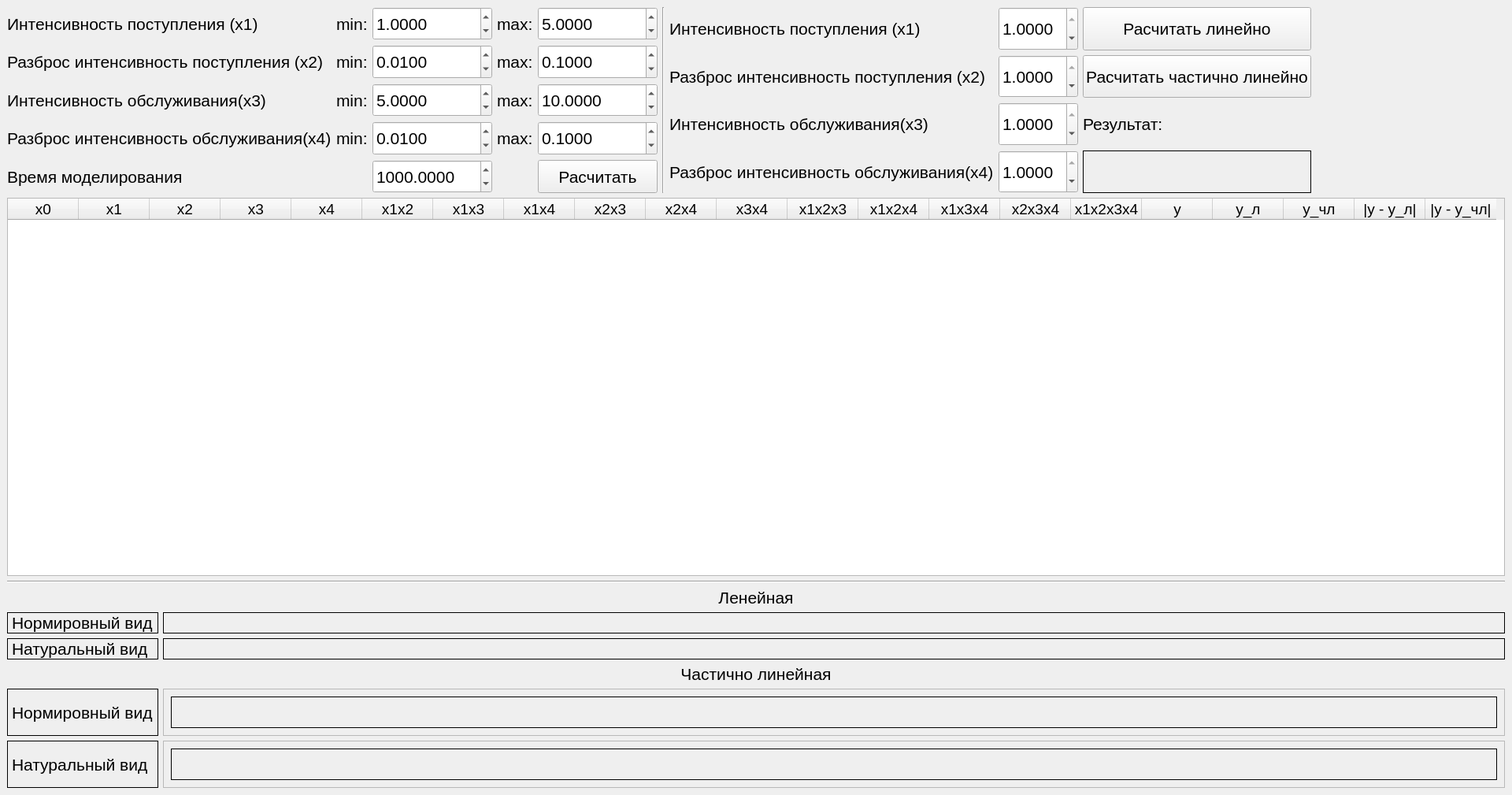
<?xml version="1.0" encoding="UTF-8"?>
<ui version="4.0">
 <class>MainWindow</class>
 <widget class="QMainWindow" name="MainWindow">
  <property name="geometry">
   <rect>
    <x>0</x>
    <y>0</y>
    <width>1920</width>
    <height>1009</height>
   </rect>
  </property>
  <property name="sizePolicy">
   <sizepolicy hsizetype="Minimum" vsizetype="Minimum">
    <horstretch>0</horstretch>
    <verstretch>0</verstretch>
   </sizepolicy>
  </property>
  <property name="maximumSize">
   <size>
    <width>9999</width>
    <height>9999</height>
   </size>
  </property>
  <property name="windowTitle">
   <string>ПЭ ЛР№2 Вариант 2 (равномерный, равномерный)</string>
  </property>
  <widget class="QWidget" name="centralwidget">
   <layout class="QVBoxLayout" name="verticalLayout">
    <item>
     <layout class="QHBoxLayout" name="horizontalLayout">
      <item>
       <layout class="QGridLayout" name="gridLayout">
        <property name="sizeConstraint">
         <enum>QLayout::SetMinimumSize</enum>
        </property>
        <item row="1" column="2">
         <widget class="QDoubleSpinBox" name="x2MinSB">
          <property name="sizePolicy">
           <sizepolicy hsizetype="Minimum" vsizetype="Minimum">
            <horstretch>0</horstretch>
            <verstretch>0</verstretch>
           </sizepolicy>
          </property>
          <property name="font">
           <font>
            <pointsize>16</pointsize>
           </font>
          </property>
          <property name="decimals">
           <number>4</number>
          </property>
          <property name="maximum">
           <double>9999999.000000000000000</double>
          </property>
          <property name="singleStep">
           <double>0.100000000000000</double>
          </property>
          <property name="value">
           <double>0.010000000000000</double>
          </property>
         </widget>
        </item>
        <item row="2" column="4">
         <widget class="QDoubleSpinBox" name="x3MaxSB">
          <property name="sizePolicy">
           <sizepolicy hsizetype="Minimum" vsizetype="Minimum">
            <horstretch>0</horstretch>
            <verstretch>0</verstretch>
           </sizepolicy>
          </property>
          <property name="font">
           <font>
            <pointsize>16</pointsize>
           </font>
          </property>
          <property name="decimals">
           <number>4</number>
          </property>
          <property name="maximum">
           <double>9999999.000000000000000</double>
          </property>
          <property name="singleStep">
           <double>0.100000000000000</double>
          </property>
          <property name="value">
           <double>10.000000000000000</double>
          </property>
         </widget>
        </item>
        <item row="1" column="1">
         <widget class="QLabel" name="label_12">
          <property name="sizePolicy">
           <sizepolicy hsizetype="Minimum" vsizetype="Minimum">
            <horstretch>0</horstretch>
            <verstretch>0</verstretch>
           </sizepolicy>
          </property>
          <property name="font">
           <font>
            <pointsize>16</pointsize>
           </font>
          </property>
          <property name="text">
           <string>min:</string>
          </property>
         </widget>
        </item>
        <item row="3" column="4">
         <widget class="QDoubleSpinBox" name="x4MaxSB">
          <property name="sizePolicy">
           <sizepolicy hsizetype="Minimum" vsizetype="Minimum">
            <horstretch>0</horstretch>
            <verstretch>0</verstretch>
           </sizepolicy>
          </property>
          <property name="font">
           <font>
            <pointsize>16</pointsize>
           </font>
          </property>
          <property name="decimals">
           <number>4</number>
          </property>
          <property name="maximum">
           <double>9999999.000000000000000</double>
          </property>
          <property name="singleStep">
           <double>0.100000000000000</double>
          </property>
          <property name="value">
           <double>0.100000000000000</double>
          </property>
         </widget>
        </item>
        <item row="1" column="3">
         <widget class="QLabel" name="label_16">
          <property name="sizePolicy">
           <sizepolicy hsizetype="Minimum" vsizetype="Minimum">
            <horstretch>0</horstretch>
            <verstretch>0</verstretch>
           </sizepolicy>
          </property>
          <property name="font">
           <font>
            <pointsize>16</pointsize>
           </font>
          </property>
          <property name="text">
           <string>max:</string>
          </property>
         </widget>
        </item>
        <item row="2" column="1">
         <widget class="QLabel" name="label_13">
          <property name="sizePolicy">
           <sizepolicy hsizetype="Minimum" vsizetype="Minimum">
            <horstretch>0</horstretch>
            <verstretch>0</verstretch>
           </sizepolicy>
          </property>
          <property name="font">
           <font>
            <pointsize>16</pointsize>
           </font>
          </property>
          <property name="text">
           <string>min:</string>
          </property>
         </widget>
        </item>
        <item row="3" column="3">
         <widget class="QLabel" name="label_18">
          <property name="sizePolicy">
           <sizepolicy hsizetype="Minimum" vsizetype="Minimum">
            <horstretch>0</horstretch>
            <verstretch>0</verstretch>
           </sizepolicy>
          </property>
          <property name="font">
           <font>
            <pointsize>16</pointsize>
           </font>
          </property>
          <property name="text">
           <string>max:</string>
          </property>
         </widget>
        </item>
        <item row="1" column="4">
         <widget class="QDoubleSpinBox" name="x2MaxSB">
          <property name="sizePolicy">
           <sizepolicy hsizetype="Minimum" vsizetype="Minimum">
            <horstretch>0</horstretch>
            <verstretch>0</verstretch>
           </sizepolicy>
          </property>
          <property name="font">
           <font>
            <pointsize>16</pointsize>
           </font>
          </property>
          <property name="decimals">
           <number>4</number>
          </property>
          <property name="maximum">
           <double>9999999.000000000000000</double>
          </property>
          <property name="singleStep">
           <double>0.100000000000000</double>
          </property>
          <property name="value">
           <double>0.100000000000000</double>
          </property>
         </widget>
        </item>
        <item row="2" column="2">
         <widget class="QDoubleSpinBox" name="x3MinSB">
          <property name="sizePolicy">
           <sizepolicy hsizetype="Minimum" vsizetype="Minimum">
            <horstretch>0</horstretch>
            <verstretch>0</verstretch>
           </sizepolicy>
          </property>
          <property name="font">
           <font>
            <pointsize>16</pointsize>
           </font>
          </property>
          <property name="decimals">
           <number>4</number>
          </property>
          <property name="maximum">
           <double>9999999.000000000000000</double>
          </property>
          <property name="singleStep">
           <double>0.100000000000000</double>
          </property>
          <property name="value">
           <double>5.000000000000000</double>
          </property>
         </widget>
        </item>
        <item row="2" column="0">
         <widget class="QLabel" name="label_2">
          <property name="sizePolicy">
           <sizepolicy hsizetype="Minimum" vsizetype="Minimum">
            <horstretch>0</horstretch>
            <verstretch>0</verstretch>
           </sizepolicy>
          </property>
          <property name="font">
           <font>
            <pointsize>16</pointsize>
           </font>
          </property>
          <property name="text">
           <string>Интенсивность обслуживания(x3)</string>
          </property>
         </widget>
        </item>
        <item row="0" column="3">
         <widget class="QLabel" name="label_11">
          <property name="sizePolicy">
           <sizepolicy hsizetype="Minimum" vsizetype="Minimum">
            <horstretch>0</horstretch>
            <verstretch>0</verstretch>
           </sizepolicy>
          </property>
          <property name="font">
           <font>
            <pointsize>16</pointsize>
           </font>
          </property>
          <property name="text">
           <string>max:</string>
          </property>
         </widget>
        </item>
        <item row="2" column="3">
         <widget class="QLabel" name="label_17">
          <property name="sizePolicy">
           <sizepolicy hsizetype="Minimum" vsizetype="Minimum">
            <horstretch>0</horstretch>
            <verstretch>0</verstretch>
           </sizepolicy>
          </property>
          <property name="font">
           <font>
            <pointsize>16</pointsize>
           </font>
          </property>
          <property name="text">
           <string>max:</string>
          </property>
         </widget>
        </item>
        <item row="0" column="1">
         <widget class="QLabel" name="label_9">
          <property name="sizePolicy">
           <sizepolicy hsizetype="Minimum" vsizetype="Minimum">
            <horstretch>0</horstretch>
            <verstretch>0</verstretch>
           </sizepolicy>
          </property>
          <property name="font">
           <font>
            <pointsize>16</pointsize>
           </font>
          </property>
          <property name="text">
           <string>min:</string>
          </property>
         </widget>
        </item>
        <item row="4" column="2">
         <widget class="QDoubleSpinBox" name="mTimeSB">
          <property name="sizePolicy">
           <sizepolicy hsizetype="Minimum" vsizetype="Minimum">
            <horstretch>0</horstretch>
            <verstretch>0</verstretch>
           </sizepolicy>
          </property>
          <property name="font">
           <font>
            <pointsize>16</pointsize>
           </font>
          </property>
          <property name="decimals">
           <number>4</number>
          </property>
          <property name="maximum">
           <double>9999999.000000000000000</double>
          </property>
          <property name="singleStep">
           <double>0.100000000000000</double>
          </property>
          <property name="value">
           <double>1000.000000000000000</double>
          </property>
         </widget>
        </item>
        <item row="4" column="0">
         <widget class="QLabel" name="label_20">
          <property name="sizePolicy">
           <sizepolicy hsizetype="Minimum" vsizetype="Minimum">
            <horstretch>0</horstretch>
            <verstretch>0</verstretch>
           </sizepolicy>
          </property>
          <property name="font">
           <font>
            <pointsize>16</pointsize>
           </font>
          </property>
          <property name="text">
           <string>Время моделирования</string>
          </property>
         </widget>
        </item>
        <item row="4" column="4">
         <widget class="QPushButton" name="countPB">
          <property name="sizePolicy">
           <sizepolicy hsizetype="Minimum" vsizetype="Minimum">
            <horstretch>0</horstretch>
            <verstretch>0</verstretch>
           </sizepolicy>
          </property>
          <property name="font">
           <font>
            <pointsize>16</pointsize>
           </font>
          </property>
          <property name="text">
           <string>Расчитать</string>
          </property>
         </widget>
        </item>
        <item row="0" column="0">
         <widget class="QLabel" name="label">
          <property name="sizePolicy">
           <sizepolicy hsizetype="Minimum" vsizetype="Minimum">
            <horstretch>0</horstretch>
            <verstretch>0</verstretch>
           </sizepolicy>
          </property>
          <property name="font">
           <font>
            <pointsize>16</pointsize>
           </font>
          </property>
          <property name="text">
           <string>Интенсивность поступления (x1)</string>
          </property>
         </widget>
        </item>
        <item row="3" column="1">
         <widget class="QLabel" name="label_15">
          <property name="sizePolicy">
           <sizepolicy hsizetype="Minimum" vsizetype="Minimum">
            <horstretch>0</horstretch>
            <verstretch>0</verstretch>
           </sizepolicy>
          </property>
          <property name="font">
           <font>
            <pointsize>16</pointsize>
           </font>
          </property>
          <property name="text">
           <string>min:</string>
          </property>
         </widget>
        </item>
        <item row="0" column="4">
         <widget class="QDoubleSpinBox" name="x1MaxSB">
          <property name="sizePolicy">
           <sizepolicy hsizetype="Minimum" vsizetype="Minimum">
            <horstretch>0</horstretch>
            <verstretch>0</verstretch>
           </sizepolicy>
          </property>
          <property name="font">
           <font>
            <pointsize>16</pointsize>
           </font>
          </property>
          <property name="decimals">
           <number>4</number>
          </property>
          <property name="maximum">
           <double>9999999.000000000000000</double>
          </property>
          <property name="singleStep">
           <double>0.100000000000000</double>
          </property>
          <property name="value">
           <double>5.000000000000000</double>
          </property>
         </widget>
        </item>
        <item row="1" column="0">
         <widget class="QLabel" name="label_3">
          <property name="sizePolicy">
           <sizepolicy hsizetype="Minimum" vsizetype="Minimum">
            <horstretch>0</horstretch>
            <verstretch>0</verstretch>
           </sizepolicy>
          </property>
          <property name="font">
           <font>
            <pointsize>16</pointsize>
           </font>
          </property>
          <property name="text">
           <string>Разброс интенсивность поступления (x2)</string>
          </property>
         </widget>
        </item>
        <item row="3" column="0">
         <widget class="QLabel" name="label_19">
          <property name="sizePolicy">
           <sizepolicy hsizetype="Minimum" vsizetype="Minimum">
            <horstretch>0</horstretch>
            <verstretch>0</verstretch>
           </sizepolicy>
          </property>
          <property name="font">
           <font>
            <pointsize>16</pointsize>
           </font>
          </property>
          <property name="text">
           <string>Разброс интенсивность обслуживания(x4)</string>
          </property>
         </widget>
        </item>
        <item row="0" column="2">
         <widget class="QDoubleSpinBox" name="x1MinSB">
          <property name="sizePolicy">
           <sizepolicy hsizetype="Minimum" vsizetype="Minimum">
            <horstretch>0</horstretch>
            <verstretch>0</verstretch>
           </sizepolicy>
          </property>
          <property name="font">
           <font>
            <pointsize>16</pointsize>
           </font>
          </property>
          <property name="decimals">
           <number>4</number>
          </property>
          <property name="maximum">
           <double>9999999.000000000000000</double>
          </property>
          <property name="singleStep">
           <double>0.100000000000000</double>
          </property>
          <property name="value">
           <double>1.000000000000000</double>
          </property>
         </widget>
        </item>
        <item row="3" column="2">
         <widget class="QDoubleSpinBox" name="x4MinSB">
          <property name="sizePolicy">
           <sizepolicy hsizetype="Minimum" vsizetype="Minimum">
            <horstretch>0</horstretch>
            <verstretch>0</verstretch>
           </sizepolicy>
          </property>
          <property name="font">
           <font>
            <pointsize>16</pointsize>
           </font>
          </property>
          <property name="decimals">
           <number>4</number>
          </property>
          <property name="maximum">
           <double>9999999.000000000000000</double>
          </property>
          <property name="singleStep">
           <double>0.100000000000000</double>
          </property>
          <property name="value">
           <double>0.010000000000000</double>
          </property>
         </widget>
        </item>
       </layout>
      </item>
      <item>
       <widget class="Line" name="line">
        <property name="orientation">
         <enum>Qt::Vertical</enum>
        </property>
       </widget>
      </item>
      <item>
       <layout class="QGridLayout" name="gridLayout_3">
        <property name="sizeConstraint">
         <enum>QLayout::SetMinimumSize</enum>
        </property>
        <item row="2" column="0">
         <widget class="QLabel" name="label_4">
          <property name="sizePolicy">
           <sizepolicy hsizetype="Minimum" vsizetype="Minimum">
            <horstretch>0</horstretch>
            <verstretch>0</verstretch>
           </sizepolicy>
          </property>
          <property name="font">
           <font>
            <pointsize>16</pointsize>
           </font>
          </property>
          <property name="text">
           <string>Интенсивность обслуживания(x3)</string>
          </property>
         </widget>
        </item>
        <item row="0" column="2">
         <widget class="QPushButton" name="checkLinPB">
          <property name="sizePolicy">
           <sizepolicy hsizetype="Minimum" vsizetype="Minimum">
            <horstretch>0</horstretch>
            <verstretch>0</verstretch>
           </sizepolicy>
          </property>
          <property name="font">
           <font>
            <pointsize>16</pointsize>
           </font>
          </property>
          <property name="text">
           <string>Расчитать линейно</string>
          </property>
         </widget>
        </item>
        <item row="3" column="2">
         <widget class="QLabel" name="checkResL">
          <property name="font">
           <font>
            <pointsize>16</pointsize>
           </font>
          </property>
          <property name="frameShape">
           <enum>QFrame::Box</enum>
          </property>
          <property name="text">
           <string/>
          </property>
         </widget>
        </item>
        <item row="1" column="1">
         <widget class="QDoubleSpinBox" name="x2CheckSB">
          <property name="sizePolicy">
           <sizepolicy hsizetype="Minimum" vsizetype="Minimum">
            <horstretch>0</horstretch>
            <verstretch>0</verstretch>
           </sizepolicy>
          </property>
          <property name="font">
           <font>
            <pointsize>16</pointsize>
           </font>
          </property>
          <property name="decimals">
           <number>4</number>
          </property>
          <property name="minimum">
           <double>-1.000000000000000</double>
          </property>
          <property name="maximum">
           <double>1.000000000000000</double>
          </property>
          <property name="singleStep">
           <double>0.100000000000000</double>
          </property>
          <property name="value">
           <double>1.000000000000000</double>
          </property>
         </widget>
        </item>
        <item row="0" column="1">
         <widget class="QDoubleSpinBox" name="x1CheckSB">
          <property name="sizePolicy">
           <sizepolicy hsizetype="Minimum" vsizetype="Minimum">
            <horstretch>0</horstretch>
            <verstretch>0</verstretch>
           </sizepolicy>
          </property>
          <property name="font">
           <font>
            <pointsize>16</pointsize>
           </font>
          </property>
          <property name="decimals">
           <number>4</number>
          </property>
          <property name="minimum">
           <double>-1.000000000000000</double>
          </property>
          <property name="maximum">
           <double>1.000000000000000</double>
          </property>
          <property name="singleStep">
           <double>0.100000000000000</double>
          </property>
          <property name="value">
           <double>1.000000000000000</double>
          </property>
         </widget>
        </item>
        <item row="3" column="1">
         <widget class="QDoubleSpinBox" name="x4CheckSB">
          <property name="sizePolicy">
           <sizepolicy hsizetype="Minimum" vsizetype="Minimum">
            <horstretch>0</horstretch>
            <verstretch>0</verstretch>
           </sizepolicy>
          </property>
          <property name="font">
           <font>
            <pointsize>16</pointsize>
           </font>
          </property>
          <property name="decimals">
           <number>4</number>
          </property>
          <property name="minimum">
           <double>-1.000000000000000</double>
          </property>
          <property name="maximum">
           <double>1.000000000000000</double>
          </property>
          <property name="singleStep">
           <double>0.100000000000000</double>
          </property>
          <property name="value">
           <double>1.000000000000000</double>
          </property>
         </widget>
        </item>
        <item row="2" column="2">
         <widget class="QLabel" name="label_28">
          <property name="sizePolicy">
           <sizepolicy hsizetype="Minimum" vsizetype="Minimum">
            <horstretch>0</horstretch>
            <verstretch>0</verstretch>
           </sizepolicy>
          </property>
          <property name="font">
           <font>
            <pointsize>16</pointsize>
           </font>
          </property>
          <property name="text">
           <string>Результат:</string>
          </property>
         </widget>
        </item>
        <item row="2" column="1">
         <widget class="QDoubleSpinBox" name="x3CheckSB">
          <property name="sizePolicy">
           <sizepolicy hsizetype="Minimum" vsizetype="Minimum">
            <horstretch>0</horstretch>
            <verstretch>0</verstretch>
           </sizepolicy>
          </property>
          <property name="font">
           <font>
            <pointsize>16</pointsize>
           </font>
          </property>
          <property name="decimals">
           <number>4</number>
          </property>
          <property name="minimum">
           <double>-1.000000000000000</double>
          </property>
          <property name="maximum">
           <double>1.000000000000000</double>
          </property>
          <property name="singleStep">
           <double>0.100000000000000</double>
          </property>
          <property name="value">
           <double>1.000000000000000</double>
          </property>
         </widget>
        </item>
        <item row="3" column="0">
         <widget class="QLabel" name="label_29">
          <property name="sizePolicy">
           <sizepolicy hsizetype="Minimum" vsizetype="Minimum">
            <horstretch>0</horstretch>
            <verstretch>0</verstretch>
           </sizepolicy>
          </property>
          <property name="font">
           <font>
            <pointsize>16</pointsize>
           </font>
          </property>
          <property name="text">
           <string>Разброс интенсивность обслуживания(x4)</string>
          </property>
         </widget>
        </item>
        <item row="1" column="2">
         <widget class="QPushButton" name="checkPartLinPB">
          <property name="sizePolicy">
           <sizepolicy hsizetype="Minimum" vsizetype="Minimum">
            <horstretch>0</horstretch>
            <verstretch>0</verstretch>
           </sizepolicy>
          </property>
          <property name="font">
           <font>
            <pointsize>16</pointsize>
           </font>
          </property>
          <property name="text">
           <string>Расчитать частично линейно</string>
          </property>
         </widget>
        </item>
        <item row="0" column="0">
         <widget class="QLabel" name="label_5">
          <property name="sizePolicy">
           <sizepolicy hsizetype="Minimum" vsizetype="Minimum">
            <horstretch>0</horstretch>
            <verstretch>0</verstretch>
           </sizepolicy>
          </property>
          <property name="font">
           <font>
            <pointsize>16</pointsize>
           </font>
          </property>
          <property name="text">
           <string>Интенсивность поступления (x1)</string>
          </property>
         </widget>
        </item>
        <item row="1" column="0">
         <widget class="QLabel" name="label_6">
          <property name="sizePolicy">
           <sizepolicy hsizetype="Minimum" vsizetype="Minimum">
            <horstretch>0</horstretch>
            <verstretch>0</verstretch>
           </sizepolicy>
          </property>
          <property name="font">
           <font>
            <pointsize>16</pointsize>
           </font>
          </property>
          <property name="text">
           <string>Разброс интенсивность поступления (x2)</string>
          </property>
         </widget>
        </item>
       </layout>
      </item>
      <item>
       <spacer name="horizontalSpacer">
        <property name="orientation">
         <enum>Qt::Horizontal</enum>
        </property>
        <property name="sizeHint" stdset="0">
         <size>
          <width>40</width>
          <height>20</height>
         </size>
        </property>
       </spacer>
      </item>
     </layout>
    </item>
    <item>
     <widget class="QTableWidget" name="expMtrTW">
      <property name="enabled">
       <bool>true</bool>
      </property>
      <property name="sizePolicy">
       <sizepolicy hsizetype="Minimum" vsizetype="Fixed">
        <horstretch>0</horstretch>
        <verstretch>0</verstretch>
       </sizepolicy>
      </property>
      <property name="minimumSize">
       <size>
        <width>0</width>
        <height>480</height>
       </size>
      </property>
      <property name="font">
       <font>
        <pointsize>14</pointsize>
       </font>
      </property>
      <attribute name="horizontalHeaderCascadingSectionResizes">
       <bool>true</bool>
      </attribute>
      <attribute name="horizontalHeaderMinimumSectionSize">
       <number>30</number>
      </attribute>
      <attribute name="horizontalHeaderDefaultSectionSize">
       <number>90</number>
      </attribute>
      <column>
       <property name="text">
        <string>x0</string>
       </property>
      </column>
      <column>
       <property name="text">
        <string>x1</string>
       </property>
      </column>
      <column>
       <property name="text">
        <string>x2</string>
       </property>
      </column>
      <column>
       <property name="text">
        <string>x3</string>
       </property>
      </column>
      <column>
       <property name="text">
        <string>x4</string>
       </property>
      </column>
      <column>
       <property name="text">
        <string>x1x2</string>
       </property>
      </column>
      <column>
       <property name="text">
        <string>x1x3</string>
       </property>
      </column>
      <column>
       <property name="text">
        <string>x1x4</string>
       </property>
      </column>
      <column>
       <property name="text">
        <string>x2x3</string>
       </property>
      </column>
      <column>
       <property name="text">
        <string>x2x4</string>
       </property>
      </column>
      <column>
       <property name="text">
        <string>x3x4</string>
       </property>
      </column>
      <column>
       <property name="text">
        <string>x1x2x3</string>
       </property>
      </column>
      <column>
       <property name="text">
        <string>x1x2x4</string>
       </property>
      </column>
      <column>
       <property name="text">
        <string>x1x3x4</string>
       </property>
      </column>
      <column>
       <property name="text">
        <string>x2x3x4</string>
       </property>
      </column>
      <column>
       <property name="text">
        <string>x1x2x3x4</string>
       </property>
      </column>
      <column>
       <property name="text">
        <string>y</string>
       </property>
      </column>
      <column>
       <property name="text">
        <string>y_л</string>
       </property>
      </column>
      <column>
       <property name="text">
        <string>y_чл</string>
       </property>
      </column>
      <column>
       <property name="text">
        <string>|y - y_л|</string>
       </property>
      </column>
      <column>
       <property name="text">
        <string>|y - y_чл|</string>
       </property>
      </column>
     </widget>
    </item>
    <item>
     <widget class="Line" name="line_2">
      <property name="orientation">
       <enum>Qt::Horizontal</enum>
      </property>
     </widget>
    </item>
    <item>
     <layout class="QGridLayout" name="gridLayout_2" columnstretch="0,1,0">
      <property name="sizeConstraint">
       <enum>QLayout::SetMinimumSize</enum>
      </property>
      <item row="0" column="0" colspan="2">
       <widget class="QLabel" name="label_7">
        <property name="sizePolicy">
         <sizepolicy hsizetype="Minimum" vsizetype="Minimum">
          <horstretch>0</horstretch>
          <verstretch>0</verstretch>
         </sizepolicy>
        </property>
        <property name="font">
         <font>
          <pointsize>16</pointsize>
         </font>
        </property>
        <property name="text">
         <string>Ленейная</string>
        </property>
        <property name="alignment">
         <set>Qt::AlignCenter</set>
        </property>
       </widget>
      </item>
      <item row="3" column="0" colspan="2">
       <widget class="QLabel" name="label_10">
        <property name="sizePolicy">
         <sizepolicy hsizetype="Minimum" vsizetype="Minimum">
          <horstretch>0</horstretch>
          <verstretch>0</verstretch>
         </sizepolicy>
        </property>
        <property name="font">
         <font>
          <pointsize>16</pointsize>
         </font>
        </property>
        <property name="text">
         <string>Частично линейная</string>
        </property>
        <property name="alignment">
         <set>Qt::AlignCenter</set>
        </property>
       </widget>
      </item>
      <item row="1" column="0">
       <widget class="QLabel" name="linRegL_3">
        <property name="sizePolicy">
         <sizepolicy hsizetype="Preferred" vsizetype="Minimum">
          <horstretch>0</horstretch>
          <verstretch>0</verstretch>
         </sizepolicy>
        </property>
        <property name="font">
         <font>
          <pointsize>16</pointsize>
         </font>
        </property>
        <property name="frameShape">
         <enum>QFrame::Box</enum>
        </property>
        <property name="text">
         <string>Нормировный вид</string>
        </property>
       </widget>
      </item>
      <item row="2" column="1">
       <widget class="QLabel" name="linDenormL">
        <property name="font">
         <font>
          <pointsize>16</pointsize>
         </font>
        </property>
        <property name="frameShape">
         <enum>QFrame::Box</enum>
        </property>
        <property name="text">
         <string/>
        </property>
       </widget>
      </item>
      <item row="1" column="1">
       <widget class="QLabel" name="linNormL">
        <property name="font">
         <font>
          <pointsize>16</pointsize>
         </font>
        </property>
        <property name="frameShape">
         <enum>QFrame::Box</enum>
        </property>
        <property name="text">
         <string/>
        </property>
       </widget>
      </item>
      <item row="2" column="0">
       <widget class="QLabel" name="linRegL_4">
        <property name="sizePolicy">
         <sizepolicy hsizetype="Preferred" vsizetype="Minimum">
          <horstretch>0</horstretch>
          <verstretch>0</verstretch>
         </sizepolicy>
        </property>
        <property name="font">
         <font>
          <pointsize>16</pointsize>
         </font>
        </property>
        <property name="frameShape">
         <enum>QFrame::Box</enum>
        </property>
        <property name="text">
         <string>Натуральный вид</string>
        </property>
       </widget>
      </item>
      <item row="4" column="0">
       <widget class="QLabel" name="linRegL_5">
        <property name="sizePolicy">
         <sizepolicy hsizetype="Preferred" vsizetype="Minimum">
          <horstretch>0</horstretch>
          <verstretch>0</verstretch>
         </sizepolicy>
        </property>
        <property name="font">
         <font>
          <pointsize>16</pointsize>
         </font>
        </property>
        <property name="frameShape">
         <enum>QFrame::Box</enum>
        </property>
        <property name="text">
         <string>Нормировный вид</string>
        </property>
       </widget>
      </item>
      <item row="4" column="1">
       <widget class="QScrollArea" name="scrollArea">
        <property name="sizePolicy">
         <sizepolicy hsizetype="Minimum" vsizetype="Minimum">
          <horstretch>0</horstretch>
          <verstretch>0</verstretch>
         </sizepolicy>
        </property>
        <property name="maximumSize">
         <size>
          <width>16777215</width>
          <height>60</height>
         </size>
        </property>
        <property name="widgetResizable">
         <bool>true</bool>
        </property>
        <widget class="QWidget" name="scrollAreaWidgetContents">
         <property name="geometry">
          <rect>
           <x>0</x>
           <y>0</y>
           <width>1687</width>
           <height>58</height>
          </rect>
         </property>
         <layout class="QHBoxLayout" name="horizontalLayout_2">
          <item>
           <widget class="QLabel" name="partLinNormL">
            <property name="sizePolicy">
             <sizepolicy hsizetype="Minimum" vsizetype="Minimum">
              <horstretch>0</horstretch>
              <verstretch>0</verstretch>
             </sizepolicy>
            </property>
            <property name="font">
             <font>
              <pointsize>16</pointsize>
             </font>
            </property>
            <property name="frameShape">
             <enum>QFrame::Box</enum>
            </property>
            <property name="text">
             <string/>
            </property>
           </widget>
          </item>
         </layout>
        </widget>
       </widget>
      </item>
      <item row="5" column="0">
       <widget class="QLabel" name="linRegL_6">
        <property name="sizePolicy">
         <sizepolicy hsizetype="Preferred" vsizetype="Minimum">
          <horstretch>0</horstretch>
          <verstretch>0</verstretch>
         </sizepolicy>
        </property>
        <property name="font">
         <font>
          <pointsize>16</pointsize>
         </font>
        </property>
        <property name="frameShape">
         <enum>QFrame::Box</enum>
        </property>
        <property name="text">
         <string>Натуральный вид</string>
        </property>
       </widget>
      </item>
      <item row="5" column="1">
       <widget class="QScrollArea" name="scrollArea_2">
        <property name="sizePolicy">
         <sizepolicy hsizetype="Minimum" vsizetype="Minimum">
          <horstretch>0</horstretch>
          <verstretch>0</verstretch>
         </sizepolicy>
        </property>
        <property name="maximumSize">
         <size>
          <width>16777215</width>
          <height>60</height>
         </size>
        </property>
        <property name="widgetResizable">
         <bool>true</bool>
        </property>
        <widget class="QWidget" name="scrollAreaWidgetContents_2">
         <property name="geometry">
          <rect>
           <x>0</x>
           <y>0</y>
           <width>1687</width>
           <height>58</height>
          </rect>
         </property>
         <layout class="QHBoxLayout" name="horizontalLayout_3">
          <item>
           <widget class="QLabel" name="partLinDenormL">
            <property name="sizePolicy">
             <sizepolicy hsizetype="Minimum" vsizetype="Minimum">
              <horstretch>0</horstretch>
              <verstretch>0</verstretch>
             </sizepolicy>
            </property>
            <property name="font">
             <font>
              <pointsize>16</pointsize>
             </font>
            </property>
            <property name="frameShape">
             <enum>QFrame::Box</enum>
            </property>
            <property name="text">
             <string/>
            </property>
           </widget>
          </item>
         </layout>
        </widget>
       </widget>
      </item>
     </layout>
    </item>
   </layout>
  </widget>
 </widget>
 <resources/>
 <connections/>
</ui>
